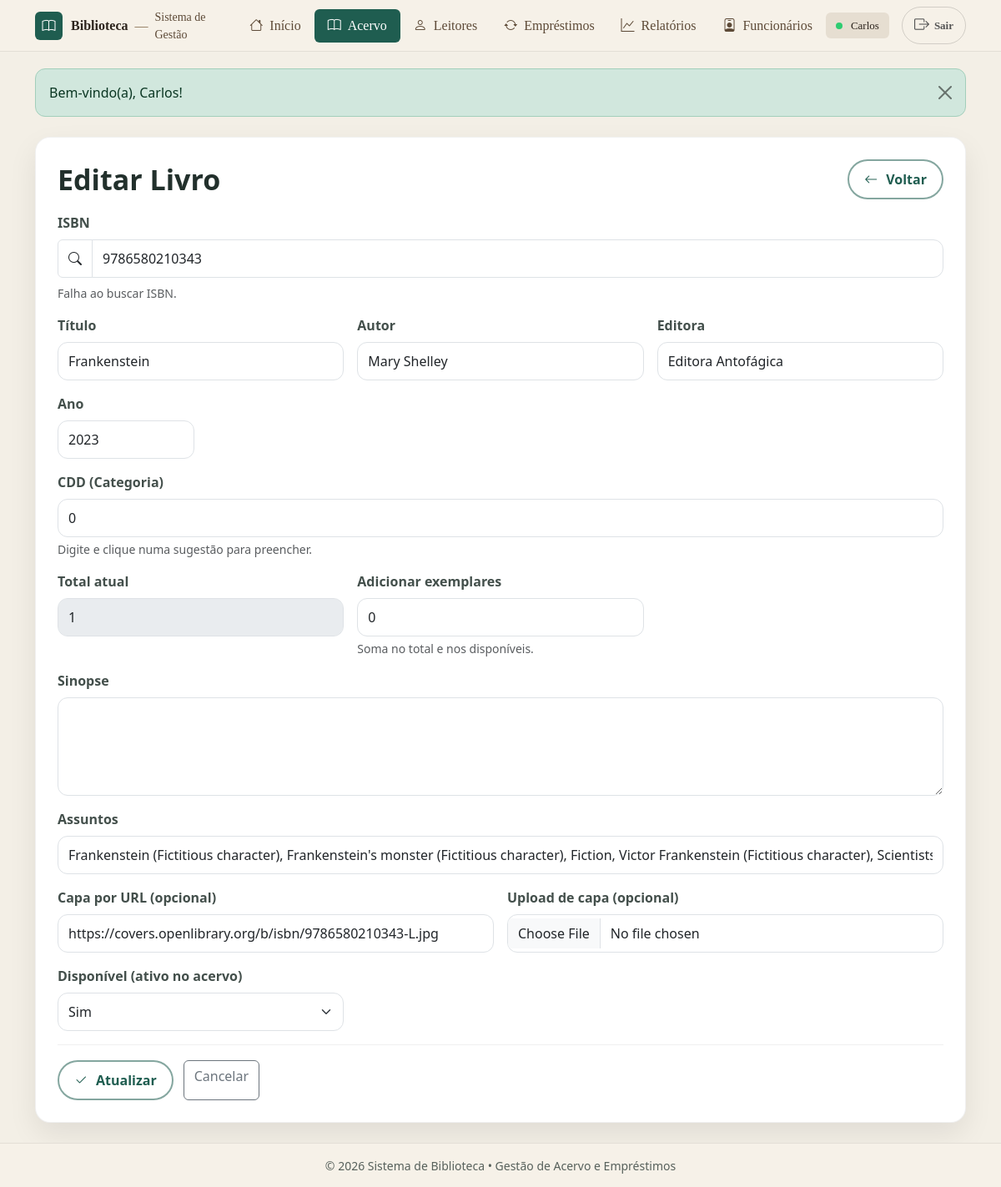
The app's page /livros/editar.php?id=1 (signed in), older data.
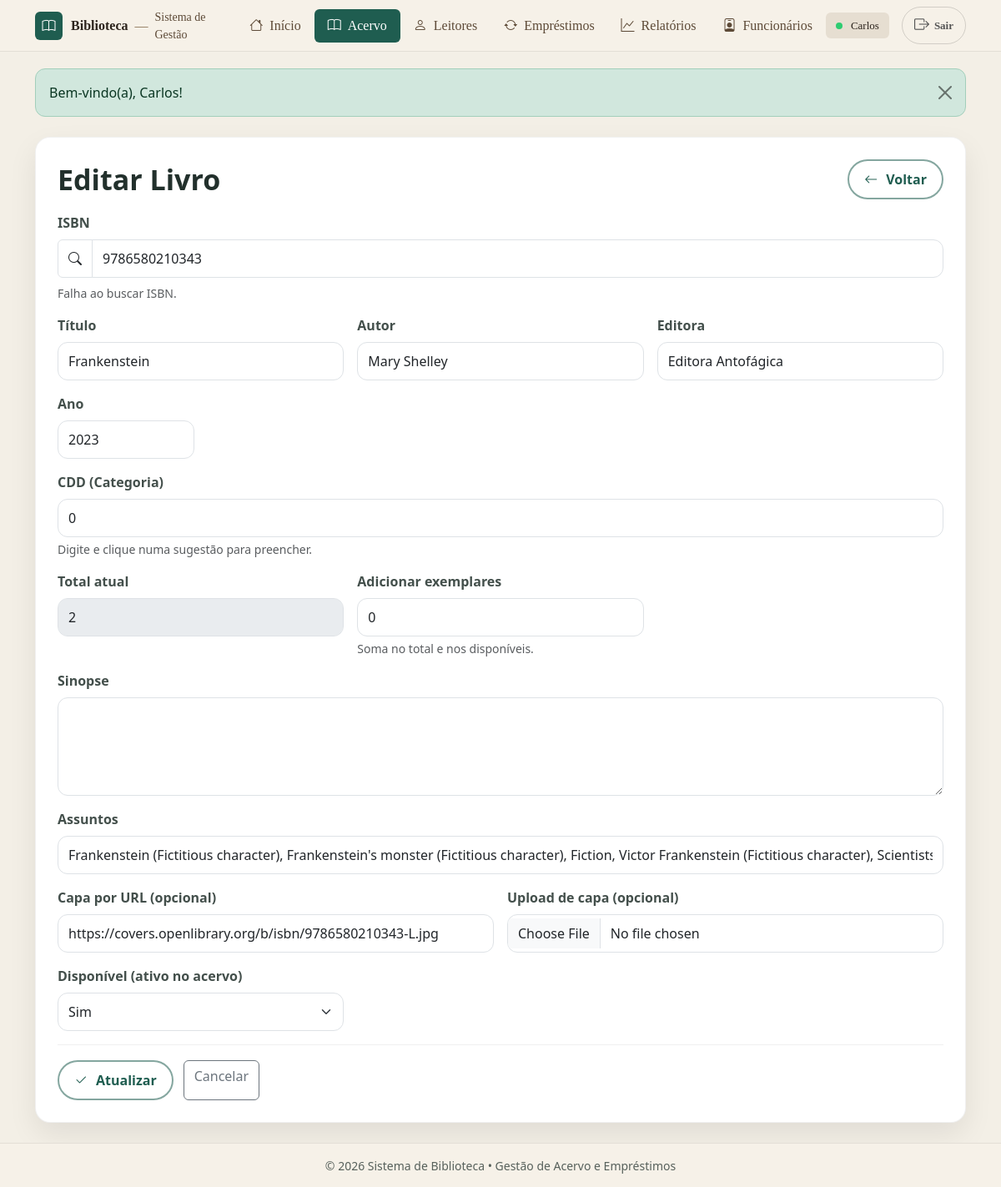
The same page, newer data.
### tables this page shows
CREATE TABLE `livros` (
  `id` int(11) NOT NULL,
  `titulo` varchar(150) NOT NULL,
  `autor` varchar(100) DEFAULT NULL,
  `ano_publicacao` int(11) DEFAULT NULL,
  `disponivel` tinyint(1) DEFAULT 1,
  `criado_em` timestamp NOT NULL DEFAULT current_timestamp(),
  `ISBN` varchar(20) DEFAULT NULL,
  `capa_url` varchar(255) DEFAULT NULL,
  `qtd_total` int(11) NOT NULL DEFAULT 1,
  `qtd_disp` int(11) NOT NULL DEFAULT 1,
  `categoria` int(11) DEFAULT NULL,
  `sinopse` text DEFAULT NULL,
  `assuntos` text DEFAULT NULL,
  `editora` varchar(255) DEFAULT NULL
);

### livros/editar.php (the view, shortened to what this page needs)
<?php
include("../conexao.php");
include("../includes/header.php");
$id = (int)($_GET['id'] ?? 0);
$stmt = mysqli_prepare($conn, "SELECT * FROM livros WHERE id = ?");
mysqli_stmt_bind_param($stmt, "i", $id);
mysqli_stmt_execute($stmt);
$res = mysqli_stmt_get_result($stmt);
$l = mysqli_fetch_assoc($res);
if (!$l) { ?>
<?php }
function h($s)
{
  return htmlspecialchars((string)$s, ENT_QUOTES, "UTF-8");
}
$categoriaAtual = $l['categoria'] ?? '';
$categoriaAtualText = (string)$categoriaAtual;
?>
<div class="container my-4">
  <div class="page-card">
    <div class="page-card__head">
      <h2 class="page-card__title m-0">Editar Livro</h2>
      <a class="btn btn-pill" href="listar.php">
        <i class="bi bi-arrow-left"></i>
        Voltar
      </a>
    </div>
    <form action="atualizar.php" method="post" class="form-grid" autocomplete="off" enctype="multipart/form-data">
      <div class="row g-3">
        <div class="col-12">
          <label class="form-label">ISBN</label>
          <div class="input-group">
            <span class="input-group-text bg-white">
              <i class="bi bi-search"></i>
            </span>
            <input
              class="form-control"
              name="ISBN"
              id="isbn"
              value="<?= h($l['ISBN'] ?? '') ?>"
              placeholder="Digite o ISBN (10 ou 13 dígitos)"
              autocomplete="off"
              required>
          </div>
          <div class="mt-2 d-flex align-items-center gap-3">
            <div class="text-muted small" id="coverHint">
            </div>
          </div>
        </div>
        <div class="col-md-4">
          <label class="form-label">Título</label>
          <input class="form-control" name="titulo" id="titulo" required value="<?= h($l['titulo'] ?? '') ?>">
        </div>
        <div class="col-md-4">
          <label class="form-label">Autor</label>
          <input class="form-control" name="autor" id="autor" value="<?= h($l['autor'] ?? '') ?>">
        </div>
        <div class="col-md-4">
          <label class="form-label">Editora</label>
          <input class="form-control" name="editora" id="editora" value="<?= h($l['editora'] ?? '') ?>">
        </div>
        <div class="col-md-2">
          <label class="form-label">Ano</label>
          <input class="form-control" type="number" name="ano_publicacao" id="ano_publicacao" min="0"
            value="<?= h($l['ano_publicacao'] ?? '') ?>">
        </div>
        <div class="col-12 position-relative">
          <label class="form-label">CDD (Categoria)</label>
          <input
            type="text"
            id="cdd"
            class="form-control"
            placeholder="Digite o código ou área"
            autocomplete="off"
            value="<?= h($categoriaAtualText) ?>"
            required>
          <div class="form-text">Digite e clique numa sugestão para preencher.</div>
        </div>
        <div class="col-md-4">
          <label class="form-label">Total atual</label>
          <input class="form-control" value="<?= (int)($l['qtd_total'] ?? 0) ?>" disabled>
        </div>
        <div class="col-md-4">
          <label class="form-label">Adicionar exemplares</label>
          <input class="form-control" type="number" name="qtd_add" min="0" value="0">
          <div class="form-text">Soma no total e nos disponíveis.</div>
        </div>
        <div class="col-12">
          <label class="form-label">Sinopse</label>
          <textarea class="form-control" name="sinopse" id="sinopse" rows="4"><?= h($l['sinopse'] ?? '') ?></textarea>
        </div>
        <div class="col-12">
          <label class="form-label">Assuntos</label>
          <input class="form-control" name="assuntos" id="assuntos" value="<?= h($l['assuntos'] ?? '') ?>">
        </div>
        <div class="col-md-6">
          <label class="form-label">Capa por URL (opcional)</label>
          <input class="form-control" id="capa_url_manual" placeholder="Cole um link de imagem (https://...)"
            value="<?= h($l['capa_url'] ?? '') ?>">
        </div>
        <div class="col-md-6">
          <label class="form-label">Upload de capa (opcional)</label>
          <input class="form-control" type="file" name="capa_arquivo" id="capa_arquivo" accept="image/*">
        </div>
        <div class="col-md-4">
          <label class="form-label">Disponível (ativo no acervo)</label>
          <select class="form-select" name="disponivel">
            <option value="1" <?= ((int)$l['disponivel'] === 1) ? "selected" : "" ?>>Sim</option>
          </select>
        </div>
      </div>
      <div class="form-actions mt-3">
        <button class="btn btn-pill" type="submit">
          <i class="bi bi-check2"></i>
          Atualizar
        </button>
        <a class="btn btn-outline-secondary" href="listar.php">Cancelar</a>
      </div>
    </form>
  </div>
</div>
<?php include("../includes/footer.php"); ?>

Row changes from the older to the newer data that the page shows:
changed livros "Frankenstein": qtd_total "1" → "2"
